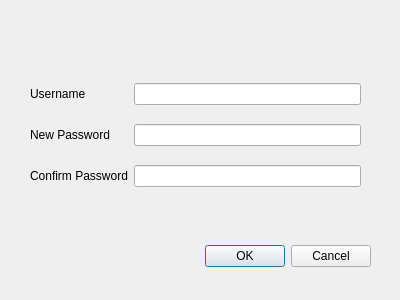
<?xml version="1.0" encoding="UTF-8"?>
<ui version="4.0">
 <class>AdminResetPasswordDialog</class>
 <widget class="QDialog" name="AdminResetPasswordDialog">
  <property name="geometry">
   <rect>
    <x>0</x>
    <y>0</y>
    <width>400</width>
    <height>300</height>
   </rect>
  </property>
  <property name="windowTitle">
   <string>Dialog</string>
  </property>
  <widget class="QDialogButtonBox" name="buttonBox">
   <property name="geometry">
    <rect>
     <x>30</x>
     <y>240</y>
     <width>341</width>
     <height>32</height>
    </rect>
   </property>
   <property name="orientation">
    <enum>Qt::Orientation::Horizontal</enum>
   </property>
   <property name="standardButtons">
    <set>QDialogButtonBox::StandardButton::Cancel|QDialogButtonBox::StandardButton::Ok</set>
   </property>
  </widget>
  <widget class="QWidget" name="">
   <property name="geometry">
    <rect>
     <x>30</x>
     <y>70</y>
     <width>331</width>
     <height>131</height>
    </rect>
   </property>
   <layout class="QGridLayout" name="gridLayout">
    <item row="0" column="0">
     <widget class="QLabel" name="label">
      <property name="text">
       <string>Username</string>
      </property>
     </widget>
    </item>
    <item row="0" column="1">
     <widget class="QLineEdit" name="usernameLineEdit"/>
    </item>
    <item row="1" column="0">
     <widget class="QLabel" name="label_2">
      <property name="text">
       <string>New Password</string>
      </property>
     </widget>
    </item>
    <item row="1" column="1">
     <widget class="QLineEdit" name="newPasswordLineEdit"/>
    </item>
    <item row="2" column="0">
     <widget class="QLabel" name="label_3">
      <property name="text">
       <string>Confirm Password</string>
      </property>
     </widget>
    </item>
    <item row="2" column="1">
     <widget class="QLineEdit" name="confirmPasswordLineEdit"/>
    </item>
   </layout>
  </widget>
 </widget>
 <resources/>
 <connections>
  <connection>
   <sender>buttonBox</sender>
   <signal>accepted()</signal>
   <receiver>AdminResetPasswordDialog</receiver>
   <slot>accept()</slot>
   <hints>
    <hint type="sourcelabel">
     <x>248</x>
     <y>254</y>
    </hint>
    <hint type="destinationlabel">
     <x>157</x>
     <y>274</y>
    </hint>
   </hints>
  </connection>
  <connection>
   <sender>buttonBox</sender>
   <signal>rejected()</signal>
   <receiver>AdminResetPasswordDialog</receiver>
   <slot>reject()</slot>
   <hints>
    <hint type="sourcelabel">
     <x>316</x>
     <y>260</y>
    </hint>
    <hint type="destinationlabel">
     <x>286</x>
     <y>274</y>
    </hint>
   </hints>
  </connection>
 </connections>
</ui>
